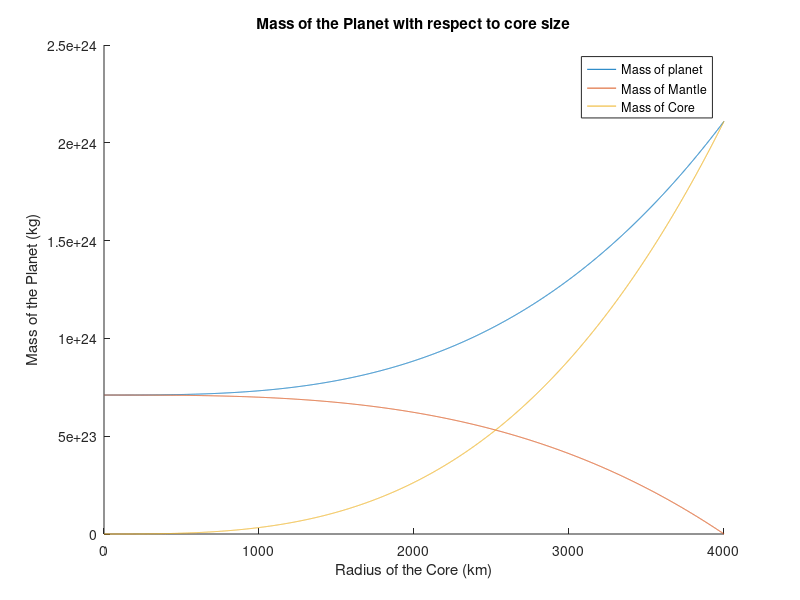

Source code (MATLAB):
close all
clear all
clc

V=(4/3)*pi*(4000^3);
rho_r=2.65e12;
rho_fe=7.87e12;

i=1;
for r_c=0:4000
    M_r(i)=(V-(4/3)*pi*r_c^3)*rho_r;
    M_fe(i)=((4/3)*pi*r_c^3)*rho_fe;
    M_p(i)=M_r(i)+M_fe(i);
    radius(i)=r_c;
    i=i+1;
end

figure
hold on
plot(radius,M_p)
plot(radius,M_r)
plot(radius,M_fe)
xlabel('Radius of the Core (km)')
ylabel('Mass of the Planet (kg)')
title('Mass of the Planet with respect to core size')
legend('Mass of planet','Mass of Mantle','Mass of Core')
